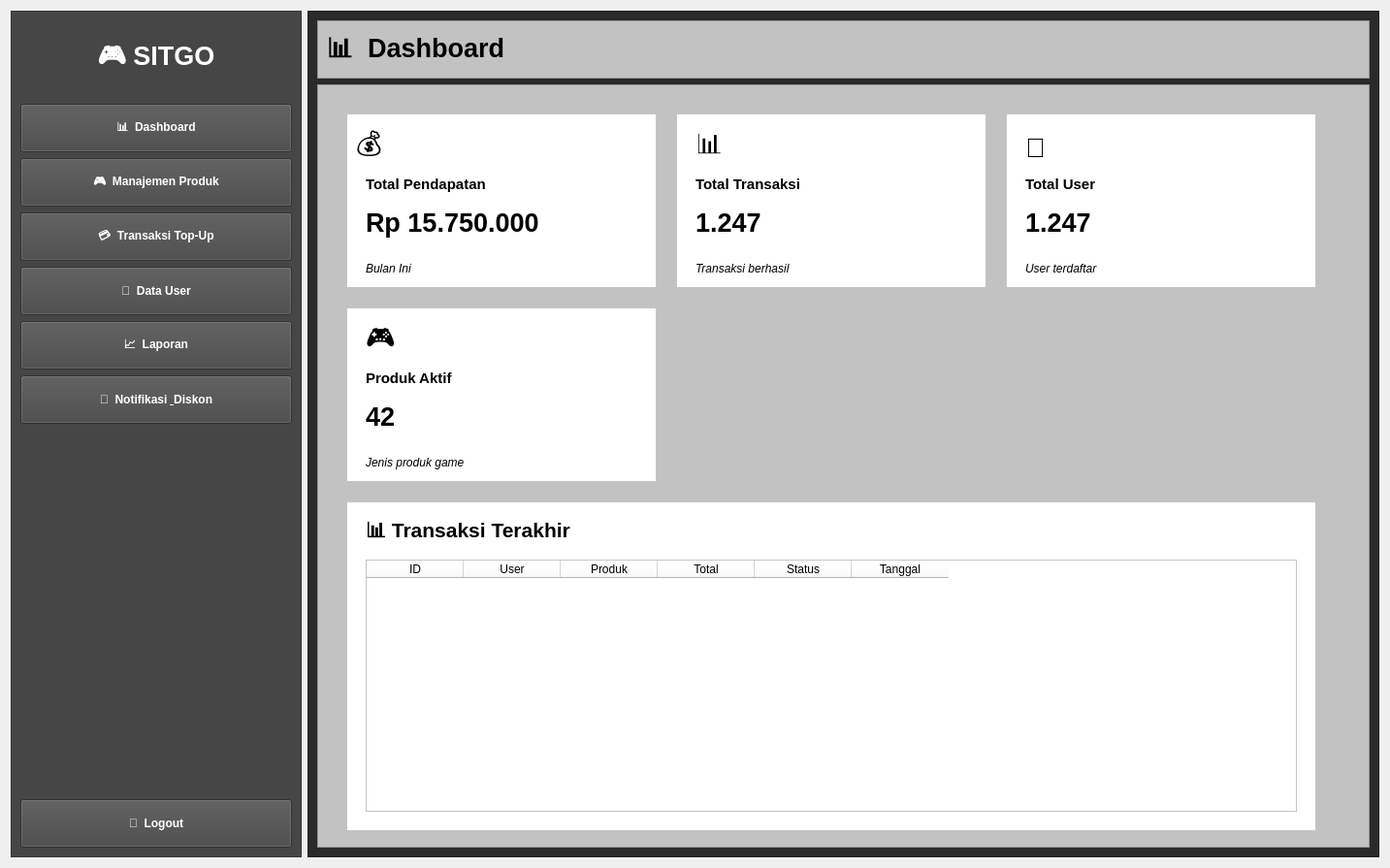
<?xml version="1.0" encoding="UTF-8"?>
<ui version="4.0">
 <class>Form</class>
 <widget class="QWidget" name="Form">
  <property name="geometry">
   <rect>
    <x>0</x>
    <y>0</y>
    <width>1433</width>
    <height>895</height>
   </rect>
  </property>
  <property name="windowTitle">
   <string>Form</string>
  </property>
  <layout class="QHBoxLayout" name="horizontalLayout">
   <item>
    <widget class="QFrame" name="frameSidebar">
     <property name="minimumSize">
      <size>
       <width>300</width>
       <height>0</height>
      </size>
     </property>
     <property name="maximumSize">
      <size>
       <width>300</width>
       <height>16777215</height>
      </size>
     </property>
     <property name="styleSheet">
      <string notr="true">background-color: rgb(70, 70, 70);</string>
     </property>
     <property name="frameShape">
      <enum>QFrame::StyledPanel</enum>
     </property>
     <property name="frameShadow">
      <enum>QFrame::Plain</enum>
     </property>
     <layout class="QVBoxLayout" name="verticalLayout_2">
      <item>
       <widget class="QLabel" name="lblLogo">
        <property name="minimumSize">
         <size>
          <width>0</width>
          <height>80</height>
         </size>
        </property>
        <property name="font">
         <font>
          <pointsize>20</pointsize>
          <weight>75</weight>
          <bold>true</bold>
         </font>
        </property>
        <property name="styleSheet">
         <string notr="true">color: rgb(255, 255, 255);</string>
        </property>
        <property name="text">
         <string>🎮 SITGO</string>
        </property>
        <property name="alignment">
         <set>Qt::AlignCenter</set>
        </property>
       </widget>
      </item>
      <item>
       <widget class="QPushButton" name="btnDashboard">
        <property name="minimumSize">
         <size>
          <width>0</width>
          <height>50</height>
         </size>
        </property>
        <property name="font">
         <font>
          <pointsize>9</pointsize>
          <weight>75</weight>
          <bold>true</bold>
         </font>
        </property>
        <property name="cursor">
         <cursorShape>PointingHandCursor</cursorShape>
        </property>
        <property name="styleSheet">
         <string notr="true">color: rgb(255, 255, 255);</string>
        </property>
        <property name="text">
         <string>📊  Dashboard</string>
        </property>
       </widget>
      </item>
      <item>
       <widget class="QPushButton" name="btnProduk">
        <property name="minimumSize">
         <size>
          <width>0</width>
          <height>50</height>
         </size>
        </property>
        <property name="font">
         <font>
          <pointsize>9</pointsize>
          <weight>75</weight>
          <bold>true</bold>
         </font>
        </property>
        <property name="cursor">
         <cursorShape>PointingHandCursor</cursorShape>
        </property>
        <property name="styleSheet">
         <string notr="true">color: rgb(255, 255, 255);</string>
        </property>
        <property name="text">
         <string>🎮  Manajemen Produk</string>
        </property>
       </widget>
      </item>
      <item>
       <widget class="QPushButton" name="btnTransaksi">
        <property name="minimumSize">
         <size>
          <width>0</width>
          <height>50</height>
         </size>
        </property>
        <property name="font">
         <font>
          <pointsize>9</pointsize>
          <weight>75</weight>
          <bold>true</bold>
         </font>
        </property>
        <property name="cursor">
         <cursorShape>PointingHandCursor</cursorShape>
        </property>
        <property name="styleSheet">
         <string notr="true">color: rgb(255, 255, 255);</string>
        </property>
        <property name="text">
         <string>💳  Transaksi Top-Up</string>
        </property>
       </widget>
      </item>
      <item>
       <widget class="QPushButton" name="btnUser">
        <property name="minimumSize">
         <size>
          <width>0</width>
          <height>50</height>
         </size>
        </property>
        <property name="font">
         <font>
          <pointsize>9</pointsize>
          <weight>75</weight>
          <bold>true</bold>
         </font>
        </property>
        <property name="cursor">
         <cursorShape>PointingHandCursor</cursorShape>
        </property>
        <property name="styleSheet">
         <string notr="true">color: rgb(255, 255, 255);</string>
        </property>
        <property name="text">
         <string>👥  Data User</string>
        </property>
       </widget>
      </item>
      <item>
       <widget class="QPushButton" name="btnLaporan">
        <property name="minimumSize">
         <size>
          <width>0</width>
          <height>50</height>
         </size>
        </property>
        <property name="font">
         <font>
          <pointsize>9</pointsize>
          <weight>75</weight>
          <bold>true</bold>
         </font>
        </property>
        <property name="cursor">
         <cursorShape>PointingHandCursor</cursorShape>
        </property>
        <property name="styleSheet">
         <string notr="true">color: rgb(255, 255, 255);</string>
        </property>
        <property name="text">
         <string>📈  Laporan</string>
        </property>
       </widget>
      </item>
      <item>
       <widget class="QPushButton" name="btnNotifikasi">
        <property name="minimumSize">
         <size>
          <width>0</width>
          <height>50</height>
         </size>
        </property>
        <property name="font">
         <font>
          <pointsize>9</pointsize>
          <weight>75</weight>
          <bold>true</bold>
         </font>
        </property>
        <property name="cursor">
         <cursorShape>PointingHandCursor</cursorShape>
        </property>
        <property name="styleSheet">
         <string notr="true">color: rgb(255, 255, 255);</string>
        </property>
        <property name="text">
         <string>🔔  Notifikasi &amp; Diskon</string>
        </property>
       </widget>
      </item>
      <item>
       <spacer name="verticalSpacer">
        <property name="orientation">
         <enum>Qt::Vertical</enum>
        </property>
        <property name="sizeHint" stdset="0">
         <size>
          <width>20</width>
          <height>40</height>
         </size>
        </property>
       </spacer>
      </item>
      <item>
       <widget class="QPushButton" name="btnLogout">
        <property name="minimumSize">
         <size>
          <width>0</width>
          <height>50</height>
         </size>
        </property>
        <property name="font">
         <font>
          <pointsize>9</pointsize>
          <weight>75</weight>
          <bold>true</bold>
         </font>
        </property>
        <property name="styleSheet">
         <string notr="true">color: rgb(255, 255, 255);</string>
        </property>
        <property name="text">
         <string>🚪  Logout</string>
        </property>
       </widget>
      </item>
     </layout>
    </widget>
   </item>
   <item>
    <widget class="QFrame" name="frame">
     <property name="minimumSize">
      <size>
       <width>0</width>
       <height>200</height>
      </size>
     </property>
     <property name="styleSheet">
      <string notr="true">background-color: rgb(42, 42, 42);</string>
     </property>
     <property name="frameShape">
      <enum>QFrame::StyledPanel</enum>
     </property>
     <property name="frameShadow">
      <enum>QFrame::Plain</enum>
     </property>
     <layout class="QVBoxLayout" name="verticalLayout">
      <item>
       <widget class="QFrame" name="frame_2">
        <property name="minimumSize">
         <size>
          <width>0</width>
          <height>60</height>
         </size>
        </property>
        <property name="maximumSize">
         <size>
          <width>16777215</width>
          <height>60</height>
         </size>
        </property>
        <property name="styleSheet">
         <string notr="true">background-color: rgb(194, 194, 194);</string>
        </property>
        <property name="frameShape">
         <enum>QFrame::StyledPanel</enum>
        </property>
        <property name="frameShadow">
         <enum>QFrame::Plain</enum>
        </property>
        <widget class="QLabel" name="lblDashboard">
         <property name="geometry">
          <rect>
           <x>10</x>
           <y>10</y>
           <width>461</width>
           <height>45</height>
          </rect>
         </property>
         <property name="font">
          <font>
           <pointsize>20</pointsize>
           <weight>75</weight>
           <bold>true</bold>
          </font>
         </property>
         <property name="text">
          <string>📊  Dashboard</string>
         </property>
        </widget>
       </widget>
      </item>
      <item>
       <widget class="QFrame" name="frame_3">
        <property name="styleSheet">
         <string notr="true">background-color: rgb(194, 194, 194);</string>
        </property>
        <property name="frameShape">
         <enum>QFrame::StyledPanel</enum>
        </property>
        <property name="frameShadow">
         <enum>QFrame::Raised</enum>
        </property>
        <widget class="QFrame" name="frame_4">
         <property name="geometry">
          <rect>
           <x>30</x>
           <y>30</y>
           <width>320</width>
           <height>180</height>
          </rect>
         </property>
         <property name="styleSheet">
          <string notr="true">background-color: rgb(255, 255, 255);</string>
         </property>
         <property name="frameShape">
          <enum>QFrame::StyledPanel</enum>
         </property>
         <property name="frameShadow">
          <enum>QFrame::Plain</enum>
         </property>
         <widget class="QLabel" name="label">
          <property name="geometry">
           <rect>
            <x>10</x>
            <y>10</y>
            <width>50</width>
            <height>50</height>
           </rect>
          </property>
          <property name="font">
           <font>
            <pointsize>21</pointsize>
           </font>
          </property>
          <property name="text">
           <string>💰</string>
          </property>
         </widget>
         <widget class="QLabel" name="label_2">
          <property name="geometry">
           <rect>
            <x>20</x>
            <y>60</y>
            <width>280</width>
            <height>25</height>
           </rect>
          </property>
          <property name="font">
           <font>
            <pointsize>11</pointsize>
            <weight>75</weight>
            <bold>true</bold>
           </font>
          </property>
          <property name="text">
           <string>Total Pendapatan</string>
          </property>
         </widget>
         <widget class="QLabel" name="lblTotalPendapatan">
          <property name="geometry">
           <rect>
            <x>20</x>
            <y>90</y>
            <width>280</width>
            <height>45</height>
           </rect>
          </property>
          <property name="font">
           <font>
            <pointsize>20</pointsize>
            <weight>75</weight>
            <bold>true</bold>
           </font>
          </property>
          <property name="text">
           <string>Rp 15.750.000</string>
          </property>
         </widget>
         <widget class="QLabel" name="label_3">
          <property name="geometry">
           <rect>
            <x>20</x>
            <y>150</y>
            <width>280</width>
            <height>20</height>
           </rect>
          </property>
          <property name="font">
           <font>
            <pointsize>9</pointsize>
            <italic>true</italic>
           </font>
          </property>
          <property name="text">
           <string>Bulan Ini</string>
          </property>
         </widget>
        </widget>
        <widget class="QFrame" name="frame_5">
         <property name="geometry">
          <rect>
           <x>370</x>
           <y>30</y>
           <width>320</width>
           <height>180</height>
          </rect>
         </property>
         <property name="styleSheet">
          <string notr="true">background-color: rgb(255, 255, 255);</string>
         </property>
         <property name="frameShape">
          <enum>QFrame::StyledPanel</enum>
         </property>
         <property name="frameShadow">
          <enum>QFrame::Plain</enum>
         </property>
         <widget class="QLabel" name="label_4">
          <property name="geometry">
           <rect>
            <x>20</x>
            <y>10</y>
            <width>50</width>
            <height>50</height>
           </rect>
          </property>
          <property name="font">
           <font>
            <pointsize>21</pointsize>
           </font>
          </property>
          <property name="text">
           <string>📊</string>
          </property>
         </widget>
         <widget class="QLabel" name="label_5">
          <property name="geometry">
           <rect>
            <x>20</x>
            <y>60</y>
            <width>280</width>
            <height>25</height>
           </rect>
          </property>
          <property name="font">
           <font>
            <pointsize>11</pointsize>
            <weight>75</weight>
            <bold>true</bold>
           </font>
          </property>
          <property name="text">
           <string>Total Transaksi</string>
          </property>
         </widget>
         <widget class="QLabel" name="lblTotalTransaksi">
          <property name="geometry">
           <rect>
            <x>20</x>
            <y>90</y>
            <width>280</width>
            <height>45</height>
           </rect>
          </property>
          <property name="font">
           <font>
            <pointsize>20</pointsize>
            <weight>75</weight>
            <bold>true</bold>
           </font>
          </property>
          <property name="text">
           <string>1.247</string>
          </property>
         </widget>
         <widget class="QLabel" name="label_6">
          <property name="geometry">
           <rect>
            <x>20</x>
            <y>150</y>
            <width>280</width>
            <height>20</height>
           </rect>
          </property>
          <property name="font">
           <font>
            <pointsize>9</pointsize>
            <italic>true</italic>
           </font>
          </property>
          <property name="text">
           <string>Transaksi berhasil</string>
          </property>
         </widget>
        </widget>
        <widget class="QFrame" name="frame_6">
         <property name="geometry">
          <rect>
           <x>710</x>
           <y>30</y>
           <width>320</width>
           <height>180</height>
          </rect>
         </property>
         <property name="styleSheet">
          <string notr="true">background-color: rgb(255, 255, 255);</string>
         </property>
         <property name="frameShape">
          <enum>QFrame::StyledPanel</enum>
         </property>
         <property name="frameShadow">
          <enum>QFrame::Plain</enum>
         </property>
         <widget class="QLabel" name="label_7">
          <property name="geometry">
           <rect>
            <x>20</x>
            <y>10</y>
            <width>50</width>
            <height>50</height>
           </rect>
          </property>
          <property name="font">
           <font>
            <pointsize>21</pointsize>
           </font>
          </property>
          <property name="text">
           <string>👥</string>
          </property>
         </widget>
         <widget class="QLabel" name="label_8">
          <property name="geometry">
           <rect>
            <x>20</x>
            <y>60</y>
            <width>280</width>
            <height>25</height>
           </rect>
          </property>
          <property name="font">
           <font>
            <pointsize>11</pointsize>
            <weight>75</weight>
            <bold>true</bold>
           </font>
          </property>
          <property name="text">
           <string>Total User</string>
          </property>
         </widget>
         <widget class="QLabel" name="lblTotalUser">
          <property name="geometry">
           <rect>
            <x>20</x>
            <y>90</y>
            <width>280</width>
            <height>45</height>
           </rect>
          </property>
          <property name="font">
           <font>
            <pointsize>20</pointsize>
            <weight>75</weight>
            <bold>true</bold>
           </font>
          </property>
          <property name="text">
           <string>1.247</string>
          </property>
         </widget>
         <widget class="QLabel" name="label_9">
          <property name="geometry">
           <rect>
            <x>20</x>
            <y>150</y>
            <width>280</width>
            <height>20</height>
           </rect>
          </property>
          <property name="font">
           <font>
            <pointsize>9</pointsize>
            <italic>true</italic>
           </font>
          </property>
          <property name="text">
           <string>User terdaftar</string>
          </property>
         </widget>
        </widget>
        <widget class="QFrame" name="frame_7">
         <property name="geometry">
          <rect>
           <x>30</x>
           <y>230</y>
           <width>320</width>
           <height>180</height>
          </rect>
         </property>
         <property name="styleSheet">
          <string notr="true">background-color: rgb(255, 255, 255);</string>
         </property>
         <property name="frameShape">
          <enum>QFrame::StyledPanel</enum>
         </property>
         <property name="frameShadow">
          <enum>QFrame::Plain</enum>
         </property>
         <widget class="QLabel" name="label_10">
          <property name="geometry">
           <rect>
            <x>20</x>
            <y>10</y>
            <width>50</width>
            <height>50</height>
           </rect>
          </property>
          <property name="font">
           <font>
            <pointsize>21</pointsize>
           </font>
          </property>
          <property name="text">
           <string>🎮</string>
          </property>
         </widget>
         <widget class="QLabel" name="label_11">
          <property name="geometry">
           <rect>
            <x>20</x>
            <y>60</y>
            <width>280</width>
            <height>25</height>
           </rect>
          </property>
          <property name="font">
           <font>
            <pointsize>11</pointsize>
            <weight>75</weight>
            <bold>true</bold>
           </font>
          </property>
          <property name="text">
           <string>Produk Aktif</string>
          </property>
         </widget>
         <widget class="QLabel" name="lblProdukAktif">
          <property name="geometry">
           <rect>
            <x>20</x>
            <y>90</y>
            <width>280</width>
            <height>45</height>
           </rect>
          </property>
          <property name="font">
           <font>
            <pointsize>20</pointsize>
            <weight>75</weight>
            <bold>true</bold>
           </font>
          </property>
          <property name="text">
           <string>42</string>
          </property>
         </widget>
         <widget class="QLabel" name="label_12">
          <property name="geometry">
           <rect>
            <x>20</x>
            <y>150</y>
            <width>280</width>
            <height>20</height>
           </rect>
          </property>
          <property name="font">
           <font>
            <pointsize>9</pointsize>
            <italic>true</italic>
           </font>
          </property>
          <property name="text">
           <string>Jenis produk game</string>
          </property>
         </widget>
        </widget>
        <widget class="QFrame" name="frame_8">
         <property name="geometry">
          <rect>
           <x>30</x>
           <y>430</y>
           <width>1000</width>
           <height>340</height>
          </rect>
         </property>
         <property name="styleSheet">
          <string notr="true">background-color: rgb(255, 255, 255);</string>
         </property>
         <property name="frameShape">
          <enum>QFrame::StyledPanel</enum>
         </property>
         <property name="frameShadow">
          <enum>QFrame::Plain</enum>
         </property>
         <widget class="QLabel" name="label_13">
          <property name="geometry">
           <rect>
            <x>20</x>
            <y>15</y>
            <width>311</width>
            <height>35</height>
           </rect>
          </property>
          <property name="font">
           <font>
            <pointsize>16</pointsize>
            <weight>75</weight>
            <bold>true</bold>
           </font>
          </property>
          <property name="text">
           <string>📊 Transaksi Terakhir</string>
          </property>
         </widget>
         <widget class="QTableWidget" name="tblTransaksiTerakhir">
          <property name="geometry">
           <rect>
            <x>20</x>
            <y>60</y>
            <width>960</width>
            <height>260</height>
           </rect>
          </property>
          <property name="alternatingRowColors">
           <bool>true</bool>
          </property>
          <column>
           <property name="text">
            <string>ID</string>
           </property>
          </column>
          <column>
           <property name="text">
            <string>User</string>
           </property>
          </column>
          <column>
           <property name="text">
            <string>Produk</string>
           </property>
          </column>
          <column>
           <property name="text">
            <string>Total</string>
           </property>
          </column>
          <column>
           <property name="text">
            <string>Status</string>
           </property>
          </column>
          <column>
           <property name="text">
            <string>Tanggal</string>
           </property>
          </column>
         </widget>
        </widget>
       </widget>
      </item>
     </layout>
    </widget>
   </item>
  </layout>
 </widget>
 <resources/>
 <connections/>
</ui>
